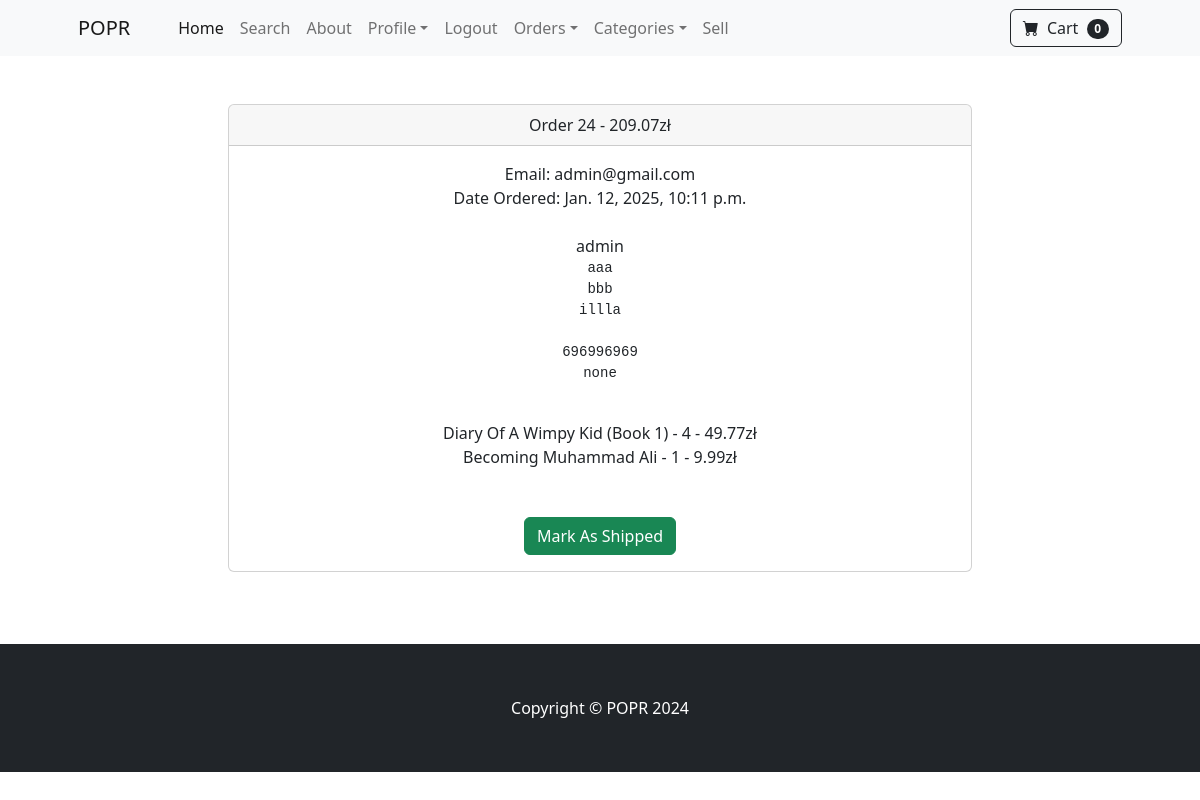
Screenshot of /payment/orders/24 (signed in) with the database file from the repository.
### payment/models.py (models this page shows, shortened)
class Order(models.Model):
    user = models.ForeignKey(User, on_delete=models.CASCADE, null=True, blank=True)
    full_name = models.CharField(max_length=255)
    email = models.EmailField(max_length=255)
    shipping_adress = models.TextField(max_length=500)
    amout_to_pay = models.DecimalField(max_digits=10, decimal_places=2)
    date_of_order = models.DateTimeField(auto_now_add=True)
    shipped = models.BooleanField(default=False)
    date_shipped = models.DateTimeField(blank=True, null=True)

class OrderItem(models.Model):
    order = models.ForeignKey(Order, on_delete=models.CASCADE, null=True)
    product = models.ForeignKey(Product, on_delete=models.CASCADE, null=True)
    user = models.ForeignKey(User, on_delete=models.CASCADE, null=True, blank=True)
    quantity = models.PositiveBigIntegerField(default=1)
    price = models.DecimalField(max_digits=10, decimal_places=2)

### store/models.py (models this page shows)
class Product(models.Model):
    name = models.CharField(max_length=50)
    price = models.DecimalField(default=0, decimal_places=2, max_digits=6)
    category = models.ForeignKey(Category, on_delete=models.CASCADE, default=1)
    image = models.ImageField(upload_to='upload/product/')
    description = models.CharField(max_length=1000, default= '', blank=True, null=True)
    def __str__(self):
        return self.name

### payment/views.py (the view, shortened to what this page needs)
# urls.py: path('orders/<int:pk>', views.orders, name='orders'),
def orders(request, pk):
    if request.user.is_authenticated and request.user.is_superuser:
        order = Order.objects.get(id=pk)
        items = OrderItem.objects.filter(order=pk)
        return render(request, "payment/orders.html", {'order':order, 'items':items})
    else:
        messages.success(request, 'Access Denied')
        return redirect('home')

### cart/cart.py (called while the page is built)
    def __len__(self):
        return len(self.cart)

### cart/context_processors.py (called while the page is built)
def cart(request):
    return {'cart': Cart(request)}

### payment/templates/payment/orders.html (shortened to what this page needs)
{% extends 'base.html' %}
{% block content %}
        <div class="container">
        	<div class="row">
        		<center>
        			<div class="col-8">
        				<br/><br/>
<div class="card">
  <div class="card-header">
    Order {{ order.id}} - {{order.amout_to_pay}}zł
  </div>
  <div class="card-body">
    Email: {{ order.email}}<br/>
    {% if order.date_shipped %}
      Date Shipped: {{ order.date_shipped}}
    {% else %}
     Date Ordered: {{ order.date_of_order}}
    {% endif %}
    <br/><br/>
    {{ order.full_name }}<br/>
    <pre>{{ order.shipping_adress }}
    </pre>
    {% for item in items %}
      {{ item.product }} - {{ item.quantity }} - {{ item.price }}zł<br/>
    {% endfor %}
    <br/><br/>
    {% if not order.shipped %}
    <form method="POST">
      <button type="Submit" class="btn btn-success">Mark As Shipped</button>
    {% else %}
    <form method="POST">
      {% csrf_token %}
      <input type="hidden" name="shipping_status" value="false">
      <button type="Submit" class="btn btn-danger">Mark As Not Shipped</button>
    </from>
    {% endif %}
  </div>
</div>
<br/>
<br/><br/>
        			</div>
        		</center>
        	</div>
        </div>
{% endblock %}

### rows the page displays
Order: id "24", amout_to_pay "209.07", email "admin@gmail.com", date_of_order "Jan. 12, 2025, 10:11 p.m.", full_name "admin", shipping_adress "aaa bbb illla 696996969 none"
OrderItem: product "Diary Of A Wimpy Kid (Book 1)", quantity "4", price "49.77"
OrderItem: product "Becoming Muhammad Ali", quantity "1", price "9.99"

### other values shown
{{ cart|length }} "0"
